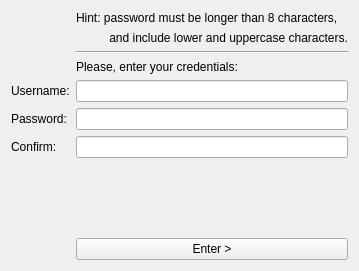
   <widget class="QWidget" name="formLayoutWidget9">
    <property name="geometry">
     <rect>
      <x>370</x>
      <y>280</y>
      <width>111</width>
      <height>271</height>
     </rect>
    </property>
    <layout class="QFormLayout" name="formLayout9">
     <property name="fieldGrowthPolicy">
      <enum>QFormLayout::AllNonFixedFieldsGrow</enum>
     </property>
     <item row="0" column="1">
      <widget class="QLabel" name="label_59">
       <property name="text">
        <string>Hint: password must be longer than 8 characters,</string>
       </property>
       <property name="scaledContents">
        <bool>false</bool>
       </property>
      </widget>
     </item>
     <item row="3" column="1">
      <widget class="QLabel" name="label_39">
       <property name="text">
        <string>Please, enter your credentials:</string>
       </property>
       <property name="textFormat">
        <enum>Qt::RichText</enum>
       </property>
      </widget>
     </item>
     <item row="4" column="0">
      <widget class="QLabel" name="label9">
       <property name="text">
        <string>Username:</string>
       </property>
      </widget>
     </item>
     <item row="4" column="1">
      <widget class="QLineEdit" name="le_username9"/>
     </item>
     <item row="5" column="0">
      <widget class="QLabel" name="label_29">
       <property name="text">
        <string>Password:</string>
       </property>
      </widget>
     </item>
     <item row="5" column="1">
      <widget class="QLineEdit" name="le_password9"/>
     </item>
     <item row="6" column="0">
      <widget class="QLabel" name="label_49">
       <property name="text">
        <string>Confirm:</string>
       </property>
      </widget>
     </item>
     <item row="6" column="1">
      <widget class="QLineEdit" name="le_confirm9"/>
     </item>
     <item row="7" column="1">
      <spacer name="verticalSpacer">
       <property name="orientation">
        <enum>Qt::Vertical</enum>
       </property>
       <property name="sizeHint" stdset="0">
        <size>
         <width>20</width>
         <height>40</height>
        </size>
       </property>
      </spacer>
     </item>
     <item row="8" column="1">
      <widget class="QPushButton" name="pb_enter9">
       <property name="text">
        <string>Enter &gt;</string>
       </property>
      </widget>
     </item>
     <item row="1" column="1">
      <widget class="QLabel" name="label_69">
       <property name="text">
        <string>          and include lower and uppercase characters.</string>
       </property>
       <property name="scaledContents">
        <bool>false</bool>
       </property>
      </widget>
     </item>
     <item row="2" column="1">
      <widget class="Line" name="line">
       <property name="orientation">
        <enum>Qt::Horizontal</enum>
       </property>
      </widget>
     </item>
    </layout>
   </widget>
